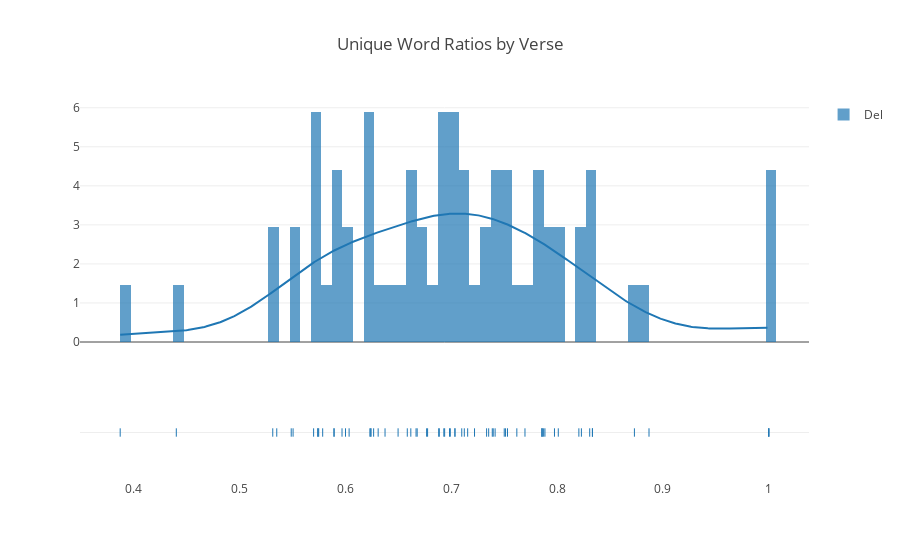

Source (notebook cell):
### Code cell
unique_words_hist(works.values())

### Figure 1 — Plotly figure (JSON) as saved in the notebook; plotly's stock layout.template omitted (floating-point values rounded to 4 significant figures; data arrays with more than 128 entries replaced by an {"elided": "..."} marker saying what was removed)
{"data": [{"autobinx": false, "histnorm": "probability density", "legendgroup": "Del", "marker": {"color": "rgb(31, 119, 180)"}, "name": "Del", "opacity": 0.7, "type": "histogram", "x": [0.6241, 0.7387, 0.8011, 0.7531, 0.7034, 0.7154, 0.7696, 0.6983, 0.6034, 0.7857, 0.8868, 0.7975, 0.6881, 0.6374, 0.6766, 0.6, 0.7123, 0.5487, 0.5893, 0.4401, 0.6617, 0.7219, 0.5312, 0.6929, 0.75, 0.8333, 0.8308, 0.5739, 0.6667, 1, 0.7857, 1, 0.7396, 0.8229, 0.7333, 0.5967, 0.8205, 0.7098, 0.7414, 0.535, 0.6677, 0.5738, 0.6497, 0.7512, 0.7353, 0.8333, 1, 0.873, 0.6937, 0.7885, 0.7034, 0.5747, 0.589, 0.7619, 0.5505, 0.6584, 0.5699, 0.699, 0.6776, 0.5784, 0.3871, 0.7872, 0.7857, 0.6309, 0.6266, 0.623, 0.6239, 0.6886], "xaxis": "x1", "xbins": {"end": 1, "size": 0.01, "start": 0.3871}, "yaxis": "y1"}, {"legendgroup": "Del", "marker": {"color": "rgb(31, 119, 180)"}, "mode": "lines", "name": "Del", "showlegend": false, "type": "scatter", "x": {"elided": "500 float values"}, "xaxis": "x1", "y": {"elided": "500 float values"}, "yaxis": "y1"}, {"legendgroup": "Del", "marker": {"color": "rgb(31, 119, 180)", "symbol": "line-ns-open"}, "mode": "markers", "name": "Del", "showlegend": false, "text": [0.6241, 0.7387, 0.8011, 0.7531, 0.7034, 0.7154, 0.7696, 0.6983, 0.6034, 0.7857, 0.8868, 0.7975, 0.6881, 0.6374, 0.6766, 0.6, 0.7123, 0.5487, 0.5893, 0.4401, 0.6617, 0.7219, 0.5312, 0.6929, 0.75, 0.8333, 0.8308, 0.5739, 0.6667, 1, 0.7857, 1, 0.7396, 0.8229, 0.7333, 0.5967, 0.8205, 0.7098, 0.7414, 0.535, 0.6677, 0.5738, 0.6497, 0.7512, 0.7353, 0.8333, 1, 0.873, 0.6937, 0.7885, 0.7034, 0.5747, 0.589, 0.7619, 0.5505, 0.6584, 0.5699, 0.699, 0.6776, 0.5784, 0.3871, 0.7872, 0.7857, 0.6309, 0.6266, 0.623, 0.6239, 0.6886], "type": "scatter", "x": [0.6241, 0.7387, 0.8011, 0.7531, 0.7034, 0.7154, 0.7696, 0.6983, 0.6034, 0.7857, 0.8868, 0.7975, 0.6881, 0.6374, 0.6766, 0.6, 0.7123, 0.5487, 0.5893, 0.4401, 0.6617, 0.7219, 0.5312, 0.6929, 0.75, 0.8333, 0.8308, 0.5739, 0.6667, 1, 0.7857, 1, 0.7396, 0.8229, 0.7333, 0.5967, 0.8205, 0.7098, 0.7414, 0.535, 0.6677, 0.5738, 0.6497, 0.7512, 0.7353, 0.8333, 1, 0.873, 0.6937, 0.7885, 0.7034, 0.5747, 0.589, 0.7619, 0.5505, 0.6584, 0.5699, 0.699, 0.6776, 0.5784, 0.3871, 0.7872, 0.7857, 0.6309, 0.6266, 0.623, 0.6239, 0.6886], "xaxis": "x1", "y": ["Del", "Del", "Del", "Del", "Del", "Del", "Del", "Del", "Del", "Del", "Del", "Del", "Del", "Del", "Del", "Del", "Del", "Del", "Del", "Del", "Del", "Del", "Del", "Del", "Del", "Del", "Del", "Del", "Del", "Del", "Del", "Del", "Del", "Del", "Del", "Del", "Del", "Del", "Del", "Del", "Del", "Del", "Del", "Del", "Del", "Del", "Del", "Del", "Del", "Del", "Del", "Del", "Del", "Del", "Del", "Del", "Del", "Del", "Del", "Del", "Del", "Del", "Del", "Del", "Del", "Del", "Del", "Del"], "yaxis": "y2"}], "layout": {"barmode": "overlay", "hovermode": "closest", "legend": {"traceorder": "reversed"}, "title": "Unique Word Ratios by Verse", "xaxis1": {"anchor": "y2", "domain": [0, 1], "zeroline": false}, "yaxis1": {"anchor": "free", "domain": [0.35, 1], "position": 0}, "yaxis2": {"anchor": "x1", "domain": [0, 0.25], "dtick": 1, "showticklabels": false}}}
